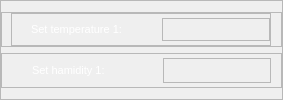
                  <widget class="QFrame" name="frame_159">
                   <property name="sizePolicy">
                    <sizepolicy hsizetype="Expanding" vsizetype="Expanding">
                     <horstretch>1</horstretch>
                     <verstretch>1</verstretch>
                    </sizepolicy>
                   </property>
                   <property name="minimumSize">
                    <size>
                     <width>200</width>
                     <height>58</height>
                    </size>
                   </property>
                   <property name="maximumSize">
                    <size>
                     <width>16777215</width>
                     <height>255</height>
                    </size>
                   </property>
                   <property name="frameShape">
                    <enum>QFrame::StyledPanel</enum>
                   </property>
                   <property name="frameShadow">
                    <enum>QFrame::Raised</enum>
                   </property>
                   <layout class="QVBoxLayout" name="verticalLayout_99">
                    <property name="leftMargin">
                     <number>0</number>
                    </property>
                    <property name="rightMargin">
                     <number>0</number>
                    </property>
                    <item>
                     <widget class="QFrame" name="frame_199">
                      <property name="sizePolicy">
                       <sizepolicy hsizetype="Expanding" vsizetype="Expanding">
                        <horstretch>1</horstretch>
                        <verstretch>3</verstretch>
                       </sizepolicy>
                      </property>
                      <property name="minimumSize">
                       <size>
                        <width>200</width>
                        <height>7</height>
                       </size>
                      </property>
                      <property name="maximumSize">
                       <size>
                        <width>16777215</width>
                        <height>100</height>
                       </size>
                      </property>
                      <property name="styleSheet">
                       <string notr="true">#frame_199{
	
	border-image: url(:/images/phptps/frame 1-01.svg);

}</string>
                      </property>
                      <property name="frameShape">
                       <enum>QFrame::StyledPanel</enum>
                      </property>
                      <property name="frameShadow">
                       <enum>QFrame::Raised</enum>
                      </property>
                      <layout class="QHBoxLayout" name="horizontalLayout_108">
                       <property name="topMargin">
                        <number>0</number>
                       </property>
                       <property name="rightMargin">
                        <number>10</number>
                       </property>
                       <property name="bottomMargin">
                        <number>0</number>
                       </property>
                       <item>
                        <widget class="QFrame" name="frame_200">
                         <property name="sizePolicy">
                          <sizepolicy hsizetype="Expanding" vsizetype="Expanding">
                           <horstretch>1</horstretch>
                           <verstretch>1</verstretch>
                          </sizepolicy>
                         </property>
                         <property name="minimumSize">
                          <size>
                           <width>185</width>
                           <height>7</height>
                          </size>
                         </property>
                         <property name="styleSheet">
                          <string notr="true">#frame_168{
	border:none;
	background-color: none;

}</string>
                         </property>
                         <property name="frameShape">
                          <enum>QFrame::StyledPanel</enum>
                         </property>
                         <property name="frameShadow">
                          <enum>QFrame::Raised</enum>
                         </property>
                         <layout class="QHBoxLayout" name="horizontalLayout_111">
                          <property name="leftMargin">
                           <number>0</number>
                          </property>
                          <property name="topMargin">
                           <number>4</number>
                          </property>
                          <property name="rightMargin">
                           <number>0</number>
                          </property>
                          <property name="bottomMargin">
                           <number>4</number>
                          </property>
                          <item>
                           <widget class="QLabel" name="temp_image_down_48">
                            <property name="sizePolicy">
                             <sizepolicy hsizetype="Expanding" vsizetype="Expanding">
                              <horstretch>2</horstretch>
                              <verstretch>2</verstretch>
                             </sizepolicy>
                            </property>
                            <property name="minimumSize">
                             <size>
                              <width>13</width>
                              <height>5</height>
                             </size>
                            </property>
                            <property name="styleSheet">
                             <string notr="true">background-color: none;
	image: url(:/images/phptps/tama-sanj-07.svg);</string>
                            </property>
                            <property name="text">
                             <string/>
                            </property>
                           </widget>
                          </item>
                          <item>
                           <widget class="QLabel" name="curent_temp_label_42">
                            <property name="sizePolicy">
                             <sizepolicy hsizetype="Expanding" vsizetype="Expanding">
                              <horstretch>8</horstretch>
                              <verstretch>8</verstretch>
                             </sizepolicy>
                            </property>
                            <property name="minimumSize">
                             <size>
                              <width>125</width>
                              <height>12</height>
                             </size>
                            </property>
                            <property name="font">
                             <font>
                              <pointsize>8</pointsize>
                             </font>
                            </property>
                            <property name="styleSheet">
                             <string notr="true">background-color: none;
	
		color: white;
	
</string>
                            </property>
                            <property name="text">
                             <string>Set temperature 1:</string>
                            </property>
                           </widget>
                          </item>
                          <item>
                           <widget class="QFrame" name="frame_201">
                            <property name="sizePolicy">
                             <sizepolicy hsizetype="Expanding" vsizetype="Expanding">
                              <horstretch>0</horstretch>
                              <verstretch>0</verstretch>
                             </sizepolicy>
                            </property>
                            <property name="minimumSize">
                             <size>
                              <width>29</width>
                              <height>17</height>
                             </size>
                            </property>
                            <property name="styleSheet">
                             <string notr="true">background-color: none;
</string>
                            </property>
                            <property name="inputMethodHints">
                             <set>Qt::ImhFormattedNumbersOnly</set>
                            </property>
                            <property name="frameShape">
                             <enum>QFrame::StyledPanel</enum>
                            </property>
                            <property name="frameShadow">
                             <enum>QFrame::Raised</enum>
                            </property>
                            <layout class="QHBoxLayout" name="horizontalLayout_126">
                             <property name="leftMargin">
                              <number>0</number>
                             </property>
                             <property name="topMargin">
                              <number>0</number>
                             </property>
                             <property name="rightMargin">
                              <number>0</number>
                             </property>
                             <property name="bottomMargin">
                              <number>0</number>
                             </property>
                             <item>
                              <widget class="QLineEdit" name="lineEdit_7">
                               <property name="sizePolicy">
                                <sizepolicy hsizetype="Expanding" vsizetype="Expanding">
                                 <horstretch>0</horstretch>
                                 <verstretch>0</verstretch>
                                </sizepolicy>
                               </property>
                               <property name="styleSheet">
                                <string notr="true">background-color: transparent;
border:none</string>
                               </property>
                              </widget>
                             </item>
                            </layout>
                           </widget>
                          </item>
                         </layout>
                        </widget>
                       </item>
                      </layout>
                     </widget>
                    </item>
                    <item>
                     <widget class="QFrame" name="frame_163">
                      <property name="sizePolicy">
                       <sizepolicy hsizetype="Expanding" vsizetype="Expanding">
                        <horstretch>1</horstretch>
                        <verstretch>3</verstretch>
                       </sizepolicy>
                      </property>
                      <property name="minimumSize">
                       <size>
                        <width>200</width>
                        <height>0</height>
                       </size>
                      </property>
                      <property name="maximumSize">
                       <size>
                        <width>16777215</width>
                        <height>100</height>
                       </size>
                      </property>
                      <property name="styleSheet">
                       <string notr="true">#frame_163{
	
	border-image: url(:/images/phptps/frame 1-01.svg);

}</string>
                      </property>
                      <property name="frameShape">
                       <enum>QFrame::StyledPanel</enum>
                      </property>
                      <property name="frameShadow">
                       <enum>QFrame::Raised</enum>
                      </property>
                      <layout class="QHBoxLayout" name="horizontalLayout_93">
                       <property name="leftMargin">
                        <number>0</number>
                       </property>
                       <property name="topMargin">
                        <number>0</number>
                       </property>
                       <property name="rightMargin">
                        <number>0</number>
                       </property>
                       <property name="bottomMargin">
                        <number>0</number>
                       </property>
                       <item>
                        <widget class="QFrame" name="frame_164">
                         <property name="sizePolicy">
                          <sizepolicy hsizetype="Expanding" vsizetype="Expanding">
                           <horstretch>1</horstretch>
                           <verstretch>1</verstretch>
                          </sizepolicy>
                         </property>
                         <property name="minimumSize">
                          <size>
                           <width>200</width>
                           <height>14</height>
                          </size>
                         </property>
                         <property name="styleSheet">
                          <string notr="true">#frame_164{
	border:none;
	background-color: none;

}</string>
                         </property>
                         <property name="frameShape">
                          <enum>QFrame::StyledPanel</enum>
                         </property>
                         <property name="frameShadow">
                          <enum>QFrame::Raised</enum>
                         </property>
                         <layout class="QHBoxLayout" name="horizontalLayout_94">
                          <property name="leftMargin">
                           <number>10</number>
                          </property>
                          <property name="topMargin">
                           <number>4</number>
                          </property>
                          <property name="rightMargin">
                           <number>10</number>
                          </property>
                          <property name="bottomMargin">
                           <number>4</number>
                          </property>
                          <item>
                           <widget class="QLabel" name="temp_image_down_38">
                            <property name="sizePolicy">
                             <sizepolicy hsizetype="Expanding" vsizetype="Expanding">
                              <horstretch>2</horstretch>
                              <verstretch>2</verstretch>
                             </sizepolicy>
                            </property>
                            <property name="minimumSize">
                             <size>
                              <width>13</width>
                              <height>5</height>
                             </size>
                            </property>
                            <property name="styleSheet">
                             <string notr="true">background-color: none;
image: url(:/images/phptps/rotobat-07.svg);</string>
                            </property>
                            <property name="text">
                             <string/>
                            </property>
                           </widget>
                          </item>
                          <item>
                           <widget class="QLabel" name="curent_temp_label_32">
                            <property name="sizePolicy">
                             <sizepolicy hsizetype="Expanding" vsizetype="Expanding">
                              <horstretch>8</horstretch>
                              <verstretch>8</verstretch>
                             </sizepolicy>
                            </property>
                            <property name="minimumSize">
                             <size>
                              <width>125</width>
                              <height>7</height>
                             </size>
                            </property>
                            <property name="font">
                             <font>
                              <pointsize>8</pointsize>
                             </font>
                            </property>
                            <property name="styleSheet">
                             <string notr="true">background-color: none;
	
		color: white;
	
</string>
                            </property>
                            <property name="text">
                             <string>Set hamidity 1:</string>
                            </property>
                           </widget>
                          </item>
                          <item>
                           <widget class="QFrame" name="frame_165">
                            <property name="sizePolicy">
                             <sizepolicy hsizetype="Expanding" vsizetype="Expanding">
                              <horstretch>0</horstretch>
                              <verstretch>0</verstretch>
                             </sizepolicy>
                            </property>
                            <property name="minimumSize">
                             <size>
                              <width>29</width>
                              <height>17</height>
                             </size>
                            </property>
                            <property name="styleSheet">
                             <string notr="true">background-color: none;
</string>
                            </property>
                            <property name="inputMethodHints">
                             <set>Qt::ImhFormattedNumbersOnly</set>
                            </property>
                            <property name="frameShape">
                             <enum>QFrame::StyledPanel</enum>
                            </property>
                            <property name="frameShadow">
                             <enum>QFrame::Raised</enum>
                            </property>
                            <layout class="QVBoxLayout" name="verticalLayout_104">
                             <property name="spacing">
                              <number>6</number>
                             </property>
                             <property name="leftMargin">
                              <number>0</number>
                             </property>
                             <property name="topMargin">
                              <number>0</number>
                             </property>
                             <property name="rightMargin">
                              <number>0</number>
                             </property>
                             <property name="bottomMargin">
                              <number>0</number>
                             </property>
                             <item>
                              <widget class="QLineEdit" name="lineEdit_5">
                               <property name="sizePolicy">
                                <sizepolicy hsizetype="Expanding" vsizetype="Expanding">
                                 <horstretch>0</horstretch>
                                 <verstretch>0</verstretch>
                                </sizepolicy>
                               </property>
                               <property name="styleSheet">
                                <string notr="true">background-color: transparent;
border:none</string>
                               </property>
                              </widget>
                             </item>
                            </layout>
                           </widget>
                          </item>
                         </layout>
                        </widget>
                       </item>
                      </layout>
                     </widget>
                    </item>
                   </layout>
                  </widget>
